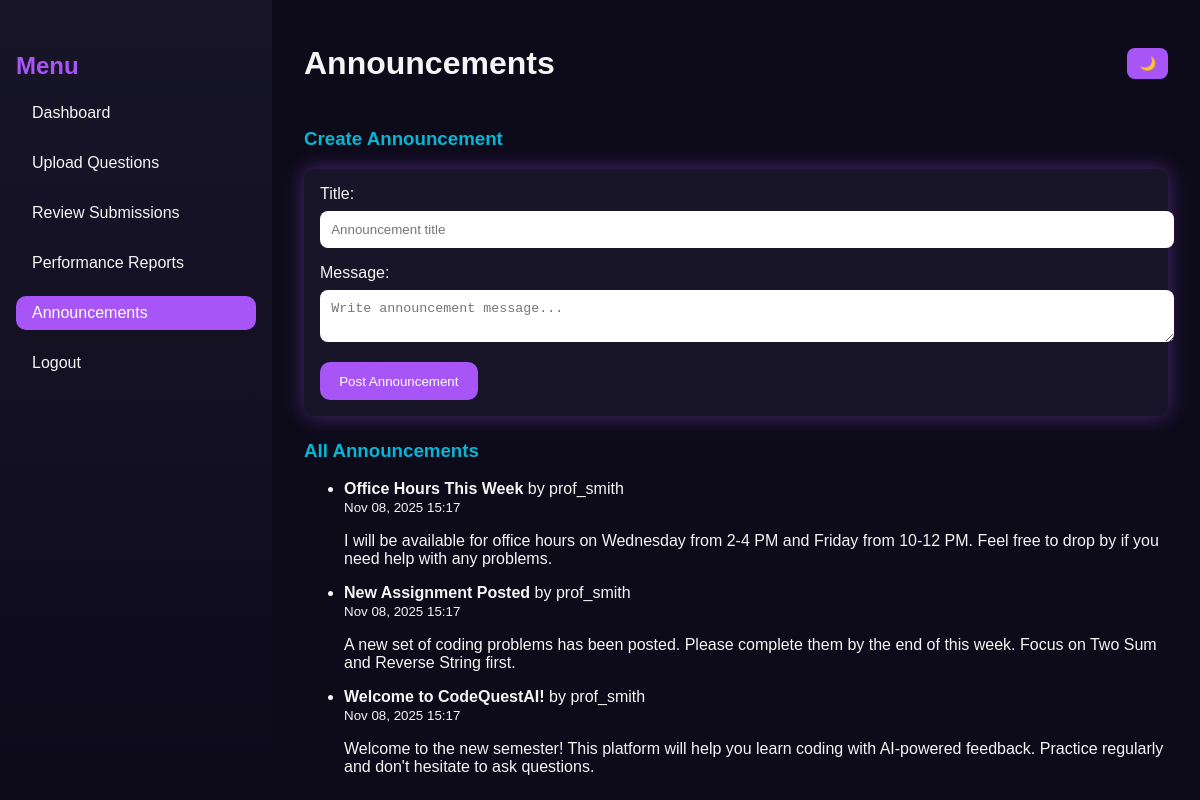
/faculty/announcements/ (signed in), run on the app's committed database.
### core/models.py (models this page shows, shortened)
class Announcement(models.Model):
    faculty = models.ForeignKey(Faculty, on_delete=models.CASCADE)
    title = models.CharField(max_length=200)
    description = models.TextField()
    created_at = models.DateTimeField(auto_now_add=True)

class Faculty(models.Model):
    user = models.OneToOneField(User, on_delete=models.CASCADE)
    department = models.CharField(max_length=100)

### core/views.py (the view, shortened to what this page needs)
# urls.py: path('faculty/announcements/', views.announcements, name='faculty_announcements'),
@login_required
def announcements(request):
    try:
        faculty = request.user.faculty
    except Faculty.DoesNotExist:
        messages.error(request, "Faculty profile not found.")
        return redirect('logout')
    all_announcements = Announcement.objects.filter(faculty=faculty).order_by("-created_at")
    return render(request, "core/announcements.html", {"announcements": all_announcements})

### core/templates/core/announcements.html (shortened to what this page needs)
{% load static %}
<!DOCTYPE html>
<html lang="en">
<head>
  <link rel="stylesheet" href="{% static 'dynamic/CSS/faculty_dashboard.css' %}" />
</head>
<body>
  <div class="dashboard">
    <aside class="sidebar">
      <h2 class="menu-title">Menu</h2>
      <ul>
        <li><a href="{% url 'faculty_dashboard' %}">Dashboard</a></li>
        <li><a href="{% url 'upload_question' %}">Upload Questions</a></li>
        <li><a href="{% url 'review_submissions' %}">Review Submissions</a></li>
        <li><a href="{% url 'performance_reports' %}">Performance Reports</a></li>
        <li><a href="{% url 'faculty_announcements' %}" class="active">Announcements</a></li>
        <li><a href="{% url 'logout' %}">Logout</a></li>
      </ul>
    </aside>
    <main class="main-content">
      <header class="topbar">
        <h1>Announcements</h1>
        <div class="theme-toggle"><button id="themeToggle">🌙</button></div>
      </header>
      <section class="overview">
        <h3>Create Announcement</h3>
        <form method="POST" class="upload-form">
          <label>Title:</label>
          <input type="text" name="title" placeholder="Announcement title" required />
          <label>Message:</label>
          <textarea name="description" placeholder="Write announcement message..." required></textarea>
          <button type="submit">Post Announcement</button>
        </form>
        <h3>All Announcements</h3>
        <ul class="announcement-list">
          {% for announcement in announcements %}
            <li>
              <strong>{{ announcement.title }}</strong> by {{ announcement.faculty.user.username }}<br>
              <small>{{ announcement.created_at|date:"M d, Y H:i" }}</small>
              <p>{{ announcement.description }}</p>
            </li>
          {% empty %}
            <li>No announcements yet.</li>
          {% endfor %}
        </ul>
      </section>
    </main>
  </div>
</body>
</html>

### core/static/dynamic/CSS/faculty_dashboard.css (style rules this page uses)
:root { --bg-dark: #0d0b1a; --bg-light: #f4f4f8; --text-dark: #f5f5f5; --text-light: #222; --accent1: #a855f7; --accent2: #06b6d4; --card-dark: #181529; --card-light: #ffffff; --shadow-glow: 0 0 20px rgba(168, 85, 247, 0.4); }
body { font-family: "Poppins", sans-serif; margin: 0; background-color: var(--bg-dark); color: var(--text-dark); transition: background 0.4s, color 0.4s; }
.dashboard { display: flex; height: 100vh; }
.sidebar { width: 240px; background: linear-gradient(180deg, #181529, #0d0b1a); padding: 2rem 1rem; box-shadow: var(--shadow-glow); }
.sidebar .menu-title { color: var(--accent1); font-weight: 700; font-size: 1.5rem; margin-bottom: 1rem; }
.sidebar ul { list-style: none; padding: 0; }
.sidebar ul li { margin: 1rem 0; }
.sidebar ul li a { color: var(--text-dark); text-decoration: none; font-size: 1rem; display: block; padding: 0.5rem 1rem; border-radius: 10px; transition: background 0.3s; }
.sidebar ul li a:hover, .sidebar ul li a.active { background: var(--accent1); color: #fff; }
.main-content { flex: 1; background: var(--bg-dark); color: var(--text-dark); padding: 1.5rem 2rem; overflow-y: auto; transition: background 0.4s, color 0.4s; }
.topbar { display: flex; justify-content: space-between; align-items: center; }
.theme-toggle button { background: var(--accent1); border: none; padding: 8px 12px; border-radius: 8px; color: white; cursor: pointer; transition: 0.3s; }
.overview h3 { color: var(--accent2); margin-top: 1.5rem; }
.upload-form, .overview table { background: var(--card-dark); padding: 1rem; border-radius: 10px; box-shadow: var(--shadow-glow); margin-top: 1rem; }
.upload-form input, .upload-form textarea, .upload-form select { width: 100%; margin-top: 0.5rem; margin-bottom: 1rem; border: none; padding: 0.7rem; border-radius: 8px; }
.upload-form button { background: var(--accent1); color: white; border: none; padding: 0.7rem 1.2rem; border-radius: 10px; cursor: pointer; transition: background 0.3s; }

### data on the page
Announcement: title "Office Hours This Week", faculty.user.username "prof_smith", created_at "Nov 08, 2025 15:17", description "I will be available for office hours on Wednesday from 2-4 PM and Friday from 10-12 PM. Feel free to drop by if you need help with any problems."
Announcement: title "New Assignment Posted", faculty.user.username "prof_smith", created_at "Nov 08, 2025 15:17", description "A new set of coding problems has been posted. Please complete them by the end of this week. Focus on Two Sum and Reverse String first."
Announcement: title "Welcome to CodeQuestAI!", faculty.user.username "prof_smith", created_at "Nov 08, 2025 15:17", description "Welcome to the new semester! This platform will help you learn coding with AI-powered feedback. Practice regularly and don't hesitate to ask questions."
